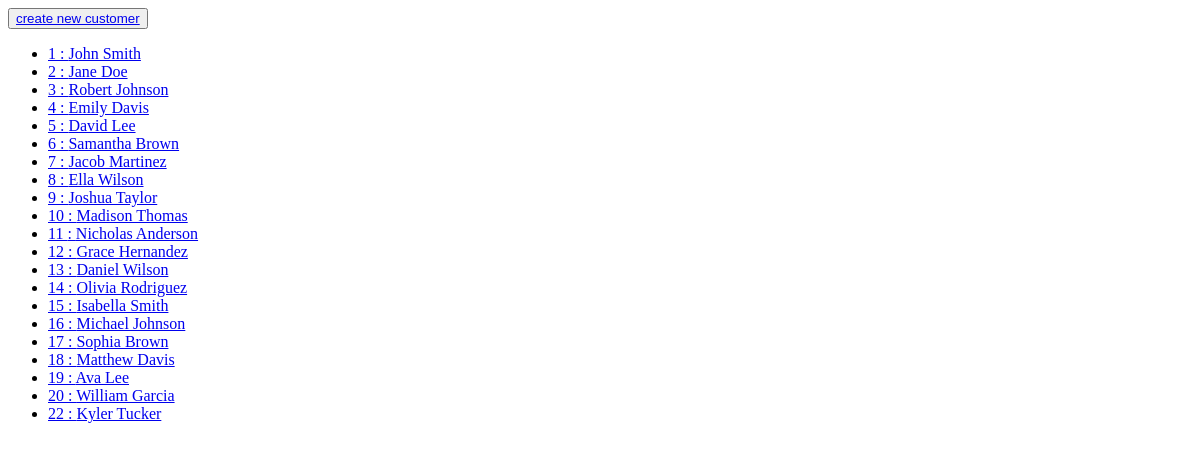
/customer_list, run on an earlier commit of the app's database.
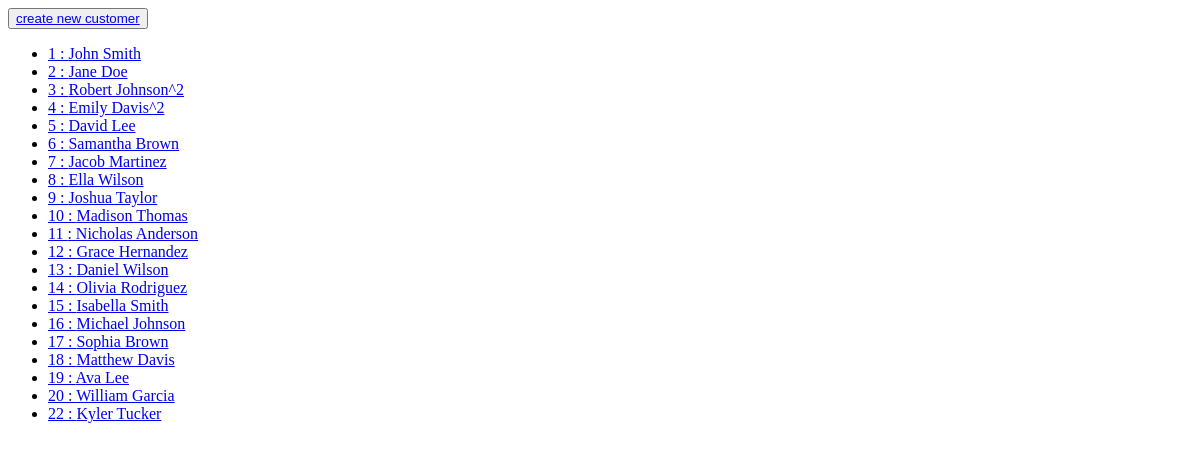
And on a later commit of the database.
### chi_api/models.py (models this page shows)
class Customer(models.Model):
    customer_id = models.AutoField(primary_key=True, blank=False, null=False)
    name = models.CharField(max_length=50, blank=True, null=True)
    license_number = models.CharField(max_length=10, blank=True, null=True)
    license_state = models.CharField(max_length=20, blank=True, null=True)
    insurance_provider = models.CharField(max_length=20, blank=True, null=True)
    policy_number = models.IntegerField(blank=True, null=True)
    class Meta:
        db_table = "customer"

### chi_api/views.py (the view)
# urls.py: path("customer_list", views.customer_list, name='customer_list'),
def customer_list(request):
    cursor = connections['default'].cursor()
    cursor.execute("SELECT * FROM customer")
    customers = cursor.fetchall()
    template = loader.get_template('chi_api/customer_list.html')
    context = {
        "customer_list": customers
    }
    return HttpResponse(template.render(context, request))

### chi_api/templates/chi_api/customer_list.html
{% if customer_list %}
    <button><a href="{% url 'customer_form' %}">create new customer</a></button>
    <ul>
    {% for customer in customer_list %}
        <li><a href="{%url 'customer' id=customer.0%}">{{ customer.0 }} : {{ customer.1 }}</a></li>
    {% endfor %}
    </ul>
{% else %}
    <p>No customers available.</p>
{% endif %}

What changed in the data, as far as the page shows it:
changed Customer id 3: name "Robert Johnson" → "Robert Johnson^2"
changed Customer id 4: name "Emily Davis" → "Emily Davis^2"
